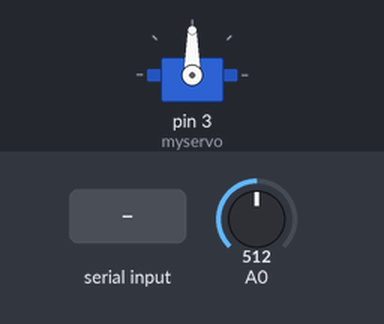
Bench run of a sketch on a simulated Arduino Uno, built with avr-gcc and run on an emulated ATmega328P. On the bench: servo. The inputs (shaded band) are chosen by the test bench; at power-on: A0 = 512. What the sketch prints to the serial monitor is not drawn.

Above: at 1.2 s.
1.3 s: "90,45\n" received over Serial
At 2.8 s:
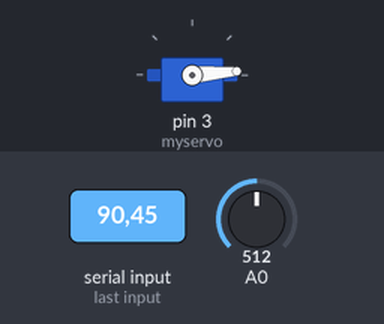
3.8 s: "0\n" received over Serial
At 5.8 s:
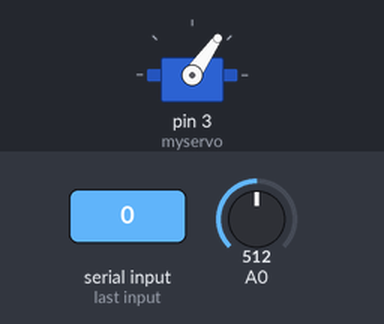
6.3 s: "30,150\n" received over Serial
At 8.5 s:
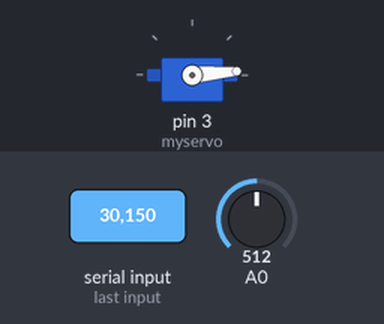
Timing chart, 0 to 10.0 s (numbered marks = the images above; inputs shaded):
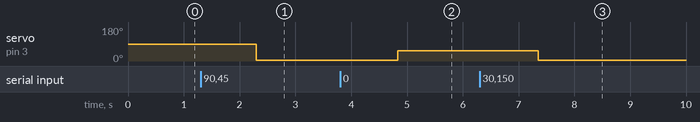

Measured:
- after the input at 1.3 s, servo on pin 3 (myservo): 90° → 5° after 1.0 s
- after the input at 3.8 s, servo on pin 3 (myservo): 5° → 55° after 1.0 s
- after the input at 6.3 s, servo on pin 3 (myservo): 55° → 5° after 1.1 s

The sketch:

actuador_paralelo.ino
```cpp
#include <Servo.h>
float sensor;
unsigned long tiempoActualTemp1, tiempoAnteriorTemp1 = 0;
unsigned long tiempoActualTemp2, tiempoAnteriorTemp2 = 0;

Servo myservo;

void setup() {
  Serial.begin(115200);
  myservo.attach(3);
}

void loop() {

  tiempoActualTemp1 = millis();
  tiempoActualTemp2= millis();

  if (tiempoActualTemp1 - tiempoAnteriorTemp1 >= 2) { //Tiempo en milisegundos;
      sensor = analogRead(A0);
      Serial.println(sensor);
    tiempoAnteriorTemp1 = tiempoActualTemp1;
  }
  if (tiempoActualTemp2 - tiempoAnteriorTemp2 >= 100) { //Tiempo en milisegundos;
    if (Serial.available() > 0) {
        // Leer los datos entrantes
        String dataString = Serial.readString();
        int data = dataString.toInt();
        if (data == 0) {
          myservo.write(55);
        }
        else if (data == 1) {
          myservo.write(5);
        }
        else{
          myservo.write(5);
        }
      }
        tiempoAnteriorTemp2 = tiempoActualTemp2;
      }
}
```
